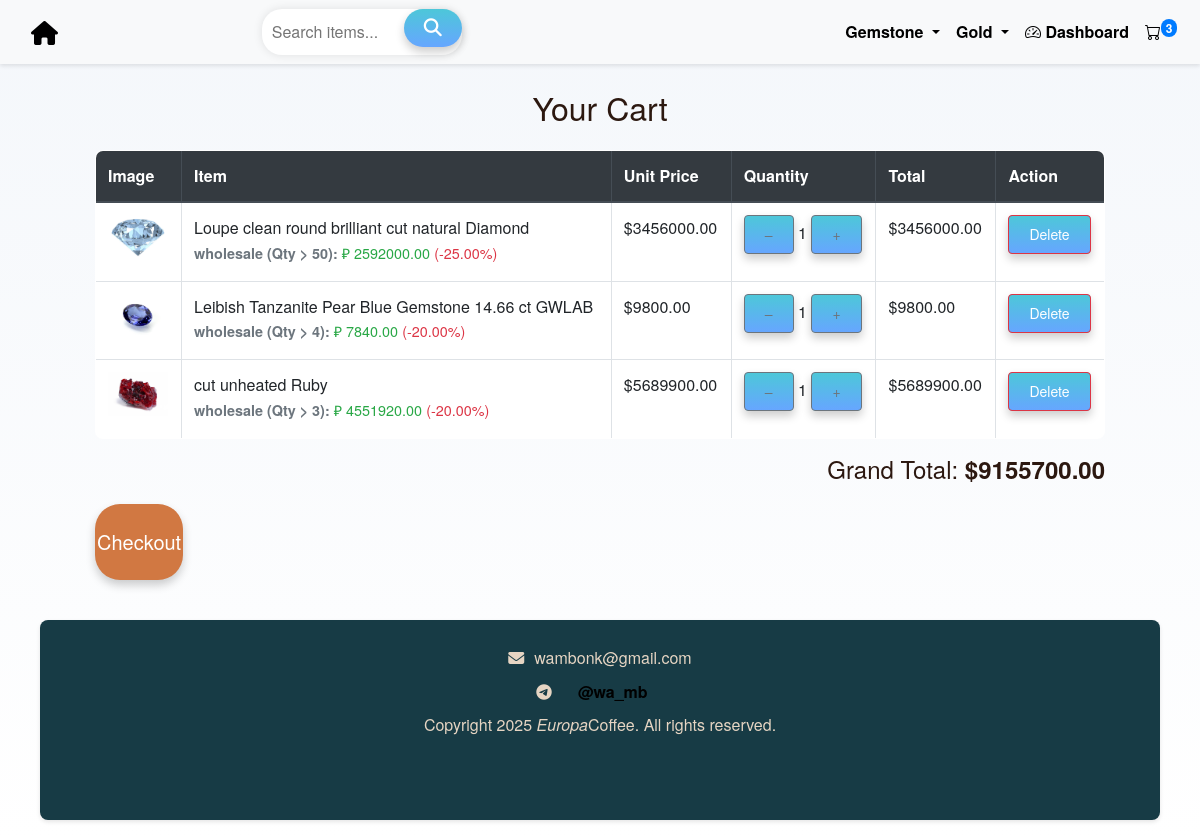
/cart/ (signed in), run on an earlier commit of the app's database.
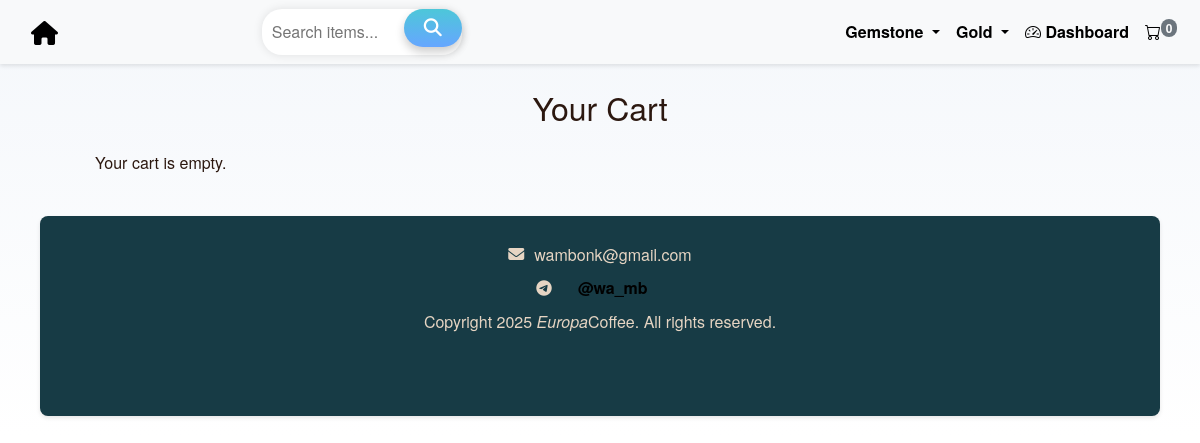
And on a later commit of the database.
### orders/models.py (models this page shows, shortened)
class Category(models.Model):
    name = models.CharField(max_length=100, unique=True)
    slug = models.SlugField(max_length=120, unique=True, editable=False)  # not editable
    parent = models.ForeignKey(
        'self',
        on_delete=models.CASCADE,
        related_name='subcategories',
        blank=True,
        null=True,
        help_text="Parent category, leave blank if this is a top-level category."
    )
    class Meta:
        verbose_name_plural = 'Categories'
        ordering = ['name']

class CartItem(models.Model):
    cart = models.ForeignKey(Cart, on_delete=models.CASCADE, related_name='items')
    item = models.ForeignKey(Item, on_delete=models.CASCADE)
    quantity = models.PositiveIntegerField(default=1)
    @property
    def effective_unit_price(self):
        if self.quantity >= self.item.wholesale_qty and self.item.wholesale_price is not None:
            return self.item.wholesale_price
        return self.item.price
    @property
    def total_price(self):
        return self.quantity * self.effective_unit_price

class Item(models.Model):
    name = models.CharField(max_length=100)
    price = models.DecimalField(max_digits=10, decimal_places=2)
    wholesale_qty = models.PositiveIntegerField(default=0, help_text="Minimum quantity for wholesale discount")
    discount_percentage = models.DecimalField(max_digits=5, decimal_places=2, default=0.0, help_text="Wholesale discount percentage")
    stock = models.PositiveIntegerField(default=10, help_text="Available stock")
    brand = models.CharField(max_length= 250, blank=True, null=True)
    body = RichTextUploadingField(null=True, blank=True)
    image = models.ImageField(upload_to='item_images/', blank=True, null=True)
    category = models.ForeignKey(Category, on_delete=models.SET_NULL, null=True, blank=True, related_name='items')
    tags = models.ManyToManyField(Tag, blank=True, related_name='items')
    @property
    def wholesale_price(self):
        if self.wholesale_qty and self.discount_percentage:
            discount = self.price * self.discount_percentage / 100
            return self.price - discount
        return None

### orders/views.py (the view)
# urls.py: path('cart/', views.cart_view, name='cart'),
def cart_view(request):
    cart = get_or_create_cart(request)
    items = cart.items.select_related('item').all()
    grand_total = cart.total_price
    return render(request, 'orders/cart.html', {'cart': cart, 'items': items, 'grand_total': grand_total})

### accounts/context_processors.py (called while the page is built)
def user_profile(request):
    if request.user.is_authenticated:
        return {
            'user_profile_pic': request.user.get_profile_pic_url()
        }
    return {}

### accounts/models.py (called while the page is built)
    def get_profile_pic_url(self):
        if self.profile_pic and default_storage.exists(self.profile_pic.name):
            return self.profile_pic.url
        return '/static/default_avatars/default.png'  # Fallback URL

### orders/context_processors.py (called while the page is built)
def cart_item_count(request):
    count = 0
    try:
        if request.user.is_authenticated:
            cart = Cart.objects.filter(user=request.user).first()
        else:
            session_id = request.session.session_key
            if not session_id:
                request.session.create()
                session_id = request.session.session_key
            cart = Cart.objects.filter(session_id=session_id).first()
        if cart:
            count = sum(item.quantity for item in cart.items.all())
    except Exception:
        count = 0  # Safe fallback
    return {'cart_item_count': count}

def categories_processor(request):
    return {
        'nav_categories': Category.objects.filter(parent__isnull=True).prefetch_related('subcategories')
    }

### orders/models.py (called while the page is built)
    @property
    def total_price(self):
        total = 0
        for item in self.items.all():
            total += item.total_price
        return total

### orders/views.py (called while the page is built)
def get_or_create_cart(request):
    if request.user.is_authenticated:
        cart, _ = Cart.objects.get_or_create(user=request.user)
    else:
        session_id = request.session.session_key
        if not session_id:
            request.session.create()
            session_id = request.session.session_key
        cart, _ = Cart.objects.get_or_create(session_id=session_id, user=None)
    return cart

### templates/orders/cart.html (shortened to what this page needs)
{% extends 'orders/base.html' %}
{% load static %}
{% block content %}
<div class="container-fluid">
    <h2 class="mb-4  text-center">Your Cart</h2>
    {% if items %}
    <table class="table table-bordered">
        <thead class="thead-dark">
            <tr>
              <th>Image</th>
              <th>Item</th>
              <th>Unit Price</th>
              <th>Quantity</th>
              <th>Total</th>
              <th>Action</th>
            </tr>
        </thead>
  <tbody>
    {% for item in cart.items.all %}
    <tr>
      <td><img src="{{ item.item.image.url }}" width="60"></td>
      <td>{{ item.item.name }}         {% if item.item.wholesale_price %}
    <p class="mb-1 text-muted" style="font-size: 0.9rem;">
       <b>wholesale (Qty > {{ item.item.wholesale_qty }}):</b>
        <span class="fw-semibold text-success">₽ {{ item.item.wholesale_price|floatformat:2 }}</span>
        <span class="text-danger">(-{{ item.item.discount_percentage }}%)</span>
    </p>
    {% endif %}
      </td>
        <td>
            {% if item.quantity >= item.item.wholesale_qty and item.item.wholesale_price %}
                <del>${{ item.item.price }}</del> <br>
                <strong>${{ item.effective_unit_price }}</strong> <span class="badge bg-success">Wholesale Price</span>
            {% else %}
                ${{ item.effective_unit_price }}
            {% endif %}
        </td>
      <td>
        <form action="{% url 'update_cart_quantity' item.item.id 'decrement' %}" method="post" style="display:inline;">
          <button type="submit" class="btn btn-sm btn-outline-secondary">–</button>
        </form>
        {{ item.quantity }}
        <form action="{% url 'update_cart_quantity' item.item.id 'increment' %}" method="post" style="display:inline;">
          <button type="submit" class="btn btn-sm btn-outline-secondary">+</button>
        </form>
      </td>
      <td>${{ item.total_price }}</td>
      <td>
        <form action="{% url 'remove_from_cart' item.item.id %}" method="post">
          <button type="submit" class="btn btn-sm btn-danger">Delete</button>
        </form>
      </td>
    </tr>
    {% empty %}
    <tr><td colspan="6" class="text-center">Your cart is empty.</td></tr>
    {% endfor %}
  </tbody>
    </table>
    <h4 class="text-right">Grand Total: <strong>${{ grand_total }}</strong></h4>
    {% else %}
        <p>Your cart is empty.</p>
    {% endif %}
  {% if cart.items.all %}
  <div class="text-end">
    <a href="{% url 'checkout' %}" class="">
        <button class="checkout-btn">Checkout</button>
    </a>
  </div>
{% endif %}
</div>
{% endblock %}

### templates/orders/base.html (shortened to what this page needs)
{% load static %}
<!DOCTYPE html>
<html lang="en">
<head>
    <link href="https://stackpath.bootstrapcdn.com/bootstrap/4.5.2/css/bootstrap.min.css" rel="stylesheet">
     <link rel="stylesheet" href="{% static 'css/style.css' %}">
     <link rel="stylesheet" href="{% static 'css/dashboard.css' %}">
    <link href="https://cdn.jsdelivr.net/npm/bootstrap-icons@1.10.5/font/bootstrap-icons.css" rel="stylesheet">
<link href="https://cdn.jsdelivr.net/npm/bootstrap-icons@1.10.5/font/bootstrap-icons.css" rel="stylesheet">
</head>
<body>
    <nav class="navbar navbar-expand-lg navbar-light bg-light fixed-top">
        <div class="container-fluid">
            <a class="navbar-brand" href="{% url 'home' %}">
             <i class="fa fa-home"></i>
            </a>
            <div class="collapse navbar-collapse justify-content-between" id="navbarNav">
                <form class="search d-flex mx-auto" action="{% url 'search' %}" method="get">
                    <input placeholder="Search items..." type="text" name="q" aria-label="Search">
                    <button type="submit"><i class="fa fa-search"></i></button>
                </form>
                <ul class="navbar-nav ml-auto">
                    {% for category in nav_categories %}
                        {% if category.subcategories.all %}
                            <li class="nav-item dropdown">
                              <a class="nav-link dropdown-toggle" href="#" id="navbarDropdown{{ forloop.counter }}" role="button" data-bs-toggle="dropdown" aria-expanded="false">
                                {{ category.name }}
                              </a>
                            </li>
                        {% else %}
                            <li class="nav-item">
                                <a class="nav-link" href="{% url 'category_detail' category.slug %}">{{ category.name }}</a>
                            </li>
                        {% endif %}
                    {% endfor %}
                    <li class="nav-item">
                        <a class="nav-link" href="{% url 'dashboard' %}">
                            <i class="bi bi-speedometer2"></i> Dashboard
                        </a>
                    </li>
                <li class="nav-item">
                    <a class="nav-link position-relative" href="{% url 'cart' %}">
                        <i class="bi bi-cart"></i>
                        {% if cart_item_count > 0 %}
                            <span class="badge badge-primary position-absolute top-0 start-100 translate-middle rounded-pill">
                                {{ cart_item_count }}
                            </span>
                        {% else %}
                            <span class="badge badge-secondary position-absolute top-0 start-100 translate-middle rounded-pill">
                                0
                            </span>
                        {% endif %}
                    </a>
                </li>
                </ul>
            </div>
        </div>
    </nav>
    <br>
    <div class="container-fluid mt-4" style="padding-left: 40px; padding-right: 40px;">
    <div class="container-fluid mt-5 pt-3" style="padding-left: 40px; padding-right: 40px;">
        {% block content %}
        {% endblock %}
    </div>
<footer class="container-fluid" style="padding: 0;">
    <div class="container-footer text-center justify-center" style="padding: 0;">
<br>
        <div style="display: flex; align-items: center; justify-content: center; gap: 10px;">
            <i class="fa fa-envelope" aria-hidden="true"></i> wambonk@gmail.com
        </div>
        <div style="display: flex; align-items: center; justify-content: center; gap: 10px;">
            <i class="fa fa-telegram" aria-hidden="true"></i>
            <a class="nav-link active" href="https://t.me/wa_mb">@wa_mb</a>
        </div>
        <span>Copyright 2025 <i>Europa</i>Coffee. All rights reserved.</span>
        <br>
    </div>
</footer>
</body>
</html>

### static/css/style.css (style rules this page uses)
body { font-family: 'Helvetica Neue', Arial, sans-serif; background-color: #f8f4f1; background: linear-gradient(0deg, rgb(255, 255, 255) 0%, rgb(244, 247, 251) 100%); color: #2c1810; line-height: 1.6; background-size: cover; background-position: center; background-repeat: no-repeat; margin: 0; padding: 0; display: flex; align-items: center; justify-content: center; }
.search { display: inline-block; position: relative; }
.search input[type="text"] { width: 200px; padding: 10px; border: none; border-radius: 20px; box-shadow: 0 0 10px rgba(0, 0, 0, 0.1); }
.search button[type="submit"] { background-color: #ffffff; border: none; color: #ffffff; cursor: pointer; padding: 10px 20px; border-radius: 20px; position: absolute; top: 0; right: 0; transition: .9s ease; }
.navbar { background-color: # #f8f4f1 !important; box-shadow: 0 2px 4px rgba(0,0,0,0.1); }
.navbar-brand { color: black !important; font-size: 24px; font-weight: bold; }
.nav-link { color: black !important; font-weight: 800; transition: color 0.3s ease; }
.container-footer { width: 100%; height: 200px; background-color: #173B45; border-radius: 8px; box-shadow: 0 2px 4px rgba(0,0,0,0.1); padding: 0 !important; margin-top: 20px; margin-bottom: 20px; }
footer { color: #e6d5c3; margin-top: 40px; width: 100%; }
footer a { color: #bf9d7e; text-decoration: none; }
button { font-family: inherit; font-size: 18px; background: linear-gradient(to bottom, #4dc7d9 0%,#66a6ff 100%); color: white; padding: 0.8em 1.2em; display: flex; align-items: center; justify-content: center; border: none; border-radius: 25px; box-shadow: 0px 5px 10px rgba(0, 0, 0, 0.2); transition: all 0.3s; }

What changed in the data, as far as the page shows it:
removed CartItem: item.image (picture), item.name "Loupe clean round brilliant cut natural Diamond", item.wholesale_qty "50", item.wholesale_price "2592000.00", item.discount_percentage "25.00", effective_unit_price "3456000.00", quantity "1", total_price "3456000.00"
removed CartItem: item.image (picture), item.name "Leibish Tanzanite Pear Blue Gemstone 14.66 ct GWLAB", item.wholesale_qty "4", item.wholesale_price "7840.00", item.discount_percentage "20.00", effective_unit_price "9800.00", quantity "1", total_price "9800.00"
removed CartItem: item.image (picture), item.name "cut unheated Ruby", item.wholesale_qty "3", item.wholesale_price "4551920.00", item.discount_percentage "20.00", effective_unit_price "5689900.00", quantity "1", total_price "5689900.00"
Also different on the page:
{{ cart_item_count }}: "3" → (not shown)
{{ grand_total }}: "9155700.00" → (not shown)
text no longer shown: "Image Item Unit Price Quantity Total Action Grand Total: $ Checkout"
text now shown: "0 Your cart is empty."
